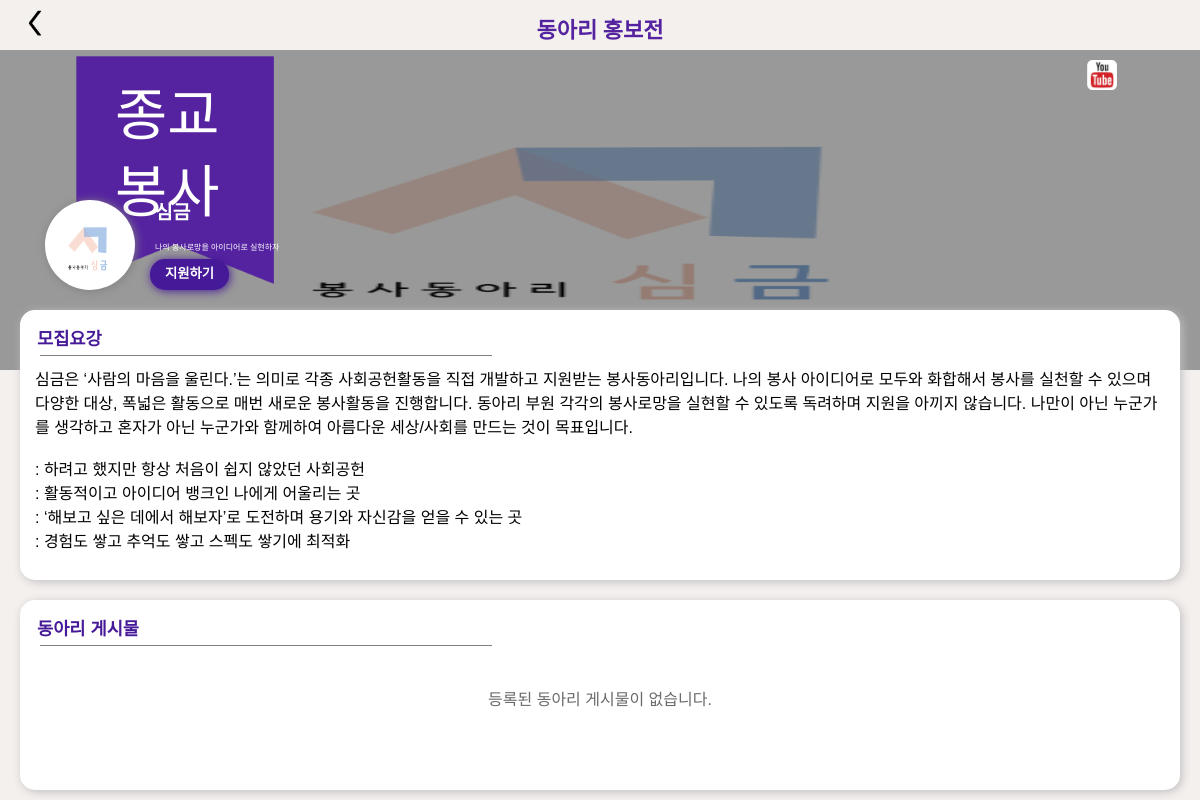
Screenshot of /club/post/22/ with the database file from the repository.
### base/models.py (models this page shows, shortened)
class Clubs(models.Model):
    club_id = models.AutoField(primary_key=True)
    club_name = models.CharField(max_length=200, blank=True, null=True)
    main_club = models.IntegerField(blank=True, null=True)
    club_desc = models.CharField(max_length=200, blank=True, null=True)
    user = models.ForeignKey(AuthUser, models.DO_NOTHING, blank=True, null=True)
    club_type = models.ForeignKey(ClubTypes, models.DO_NOTHING)
    club_img = models.ImageField(upload_to='images/', blank=True, null=True) # 활동사진
    club_logo = models.ImageField(upload_to='images/', blank=True, null=True) #로고
    rank = models.IntegerField(blank=True, null=True)
    sns_link = models.CharField(max_length=500, blank=True, null=True) # 여분
    instagram_link = models.CharField(max_length=500, blank=True, null=True)
    facebook_link = models.CharField(max_length=500, blank=True, null=True)
    youtube_link = models.CharField(max_length=500, blank=True, null=True)
    form_link = models.CharField(max_length=500, blank=True, null=True)
    recruitment_content = models.TextField(blank=True, null=True)

### post/views/postView.py (the view)
# urls.py: 2. Add a URL to urlpatterns:  path('', views.home, name='home')
def home(request, club_id):
    posts = Posts.objects.filter(club_id=club_id)
    club = Clubs.objects.get(club_id=club_id)
    return render(request, 'post/home.html', {'posts':posts, 'club_id':club_id, 'club':club})

### post/templates/post/home.html (shortened to what this page needs)
<!DOCTYPE html>
{% load static %}
<html lang="en">
<head>
    <link rel="stylesheet" href="{% static 'home.css' %}">
    <link rel="stylesheet" type="text/css" href="//cdn.jsdelivr.net/npm/slick-carousel@1.8.1/slick/slick.css" />
    <link rel="stylesheet" href="https://cdn.jsdelivr.net/npm/@fortawesome/fontawesome-free@5.15.4/css/fontawesome.min.css">
</head>
<body>
    <nav_club>
        <a href="javascript:history.back();" class="href"><img src="{% static 'update_close.png' %}" class="update_img"></a>
        <a href="{% url 'home1' %}" style="text-decoration: none;"><h1 class="nav-title" style="font-weight: bold; font-family:'twaysky';">동아리 홍보전</h1></a>
    </nav_club>
    <img src="{{club.club_img.url}}" style="position: absolute; z-index: 0; width:100%; height:40%; top:50px;">
    <div class="background-img">
    </div>
    <main_club>
        <a class="top_bookmark">
            {% if club.club_type_id == 1 %}
            <img src="{% static '문화체육.svg' %}" alt="문화체육로고" class="top_bookmark">
            {% elif club.club_type_id == 2 %}
            <img src="{% static '학술분과.svg' %}" alt="학술분과로고" class="top_bookmark">
            {% elif club.club_type_id == 3 %}
            <img src="{% static '종교봉사.svg' %}" alt="종교봉사로고" class="top_bookmark">
            {% else %}
            <img src="{% static '기타분과.svg' %}" alt="기타로고" class="top_bookmark">
            {% endif %}
        </a>
        {% if club.youtube_link %}
        <a class="top_youtube" target="_blank" href="{{club.youtube_link}}">
            <img src="{% static 'top_youtube.png' %}" alt="yb로고" class="top_youtube">
        </a>
        {% endif %}
        <article_main_club>
            <img src="{{club.club_logo.url}}" class="static">
            <h1 class="main-title" style="font-family: 'Noto Sans CJK KR-Bold', sans-serif;">{{club.club_name}}</h1>
            <p class="intro" style="font-family: 'Noto Sans CJK KR-Regular', sans-serif;">{{club.club_desc}}</p>
            <input type="button" name="submit" class="button_a" value="지원하기"
                style="font-family: 'Noto Sans CJK KR-Medium', sans-serif;">
        </article_main_club>
    </main_club>
    <section_club>
        <article_section_club>
            <p class="club-title" style="font-family: 'Noto Sans CJK KR-Bold', sans-serif;">모집요강
            </p>
                <p style="overflow:auto; height: 80%; font-size: 1em; margin: 0; font-family: 'Noto Sans CJK KR-Regular', sans-serif; white-space: pre-wrap;">{{club.recruitment_content}}</p>
        </article_section_club>
    </section_club>
    <div_club>
        <p class="club-title" style="font-family: 'Noto Sans CJK KR-Bold', sans-serif;">동아리 게시물
        </p>
        {% if posts %}
        <!--<img src="{% static 'post_left.png' %}" id='slick-prev' style="width: 10%; position: absolute; bottom: 30%; z-index: 2; transform: translate(-40%);">
        <img src="{% static 'post_right.png' %}" id='slick-next' style="width: 10%; position: absolute; right:0; bottom: 30%; z-index: 2; transform: translate(40%);">-->
        <div class="gallery" style="overflow:auto; height: 80%; padding: 0px; position: relative; z-index: 0;">
            {% for post in posts %}
            <a href="{% url 'detail' club_id post.post_id %}">
            <div>
                <p style="background-color: #160f07; font-family: 'Noto Sans CJK KR-Regular', sans-serif;
                position: relative; position: absolute; bottom: 10px; z-index: 1; width: 220px; height: 30px; opacity: 0.8;
                color: white; font-size: 1em; margin: 0;">{{post.post_title}}</p>
                <img src="{{ post.post_img.url }}" style="width: 220px; height: 120px; border-radius: 5px;">
            </div>
            </a>
        {% endfor %}
        </div>
        {% else %}
        <h1 style="color: #6a6a6a; font-size:1em; text-align:center; position: relative; top:30px;
         margin: 0; font-family: 'Noto Sans CJK KR-Medium', sans-serif; font-weight:lighter;">등록된 동아리 게시물이 없습니다.</h1>
        {% endif %}
    </div_club>
</body>
</html>

### post/static/home.css (style rules this page uses)
html, body { margin: 0; height: 100%; }
body { background-color: #f4f0ee; display: flex; flex-direction: column; }
.href { width: 30px; height: 30px; position: absolute; top: 8px; left: 20px; }
.update_img { width:30px; height:30px; }
nav_club { top: fixed; height: 50px; background-color: #f4f0ee; }
.background-img { position: absolute; z-index: 3; width: 100%; height: 40%; top: 50px; background-color: rgba(0, 0, 0, 0.4); }
main_club { position: relative; background-color: #00ff0000; height: 30%; margin-top: 0px; margin-bottom: 10px; margin-left: 15px; margin-right: 15px; border-radius: 15px; border: 0px solid #00ff0000; z-index: 10; }
section_club { margin-top: 10px; margin-bottom: 10px; margin-left: 20px; margin-right: 20px; height: 30%; background-color: white; border-radius: 15px; box-shadow: 2px 2px 10px silver; border: 15px solid white; position: relative; z-index: 10; }
div_club { margin-top: 10px; margin-bottom: 10px; margin-left: 20px; margin-right: 20px; background-color: white; border-radius: 15px; box-shadow: 2px 2px 10px silver; border: 15px solid white; position: relative; bottom: 0; height: 20%; }
.nav-title { margin: 0; margin-top: 12px; text-align: center; font-size: 22px; color: #5523a0; }
.club-title { margin-left: 2px; margin-right: 0px; margin-top: 0px; margin-bottom: 0px; color: #451997; font-size: 1.1em; font-weight: bold; }
.static { position: absolute; left: 30px; bottom: 0; float: left; width: 90px; height: 90px; border-radius: 70%; box-shadow: 1px 1px 10px gray; }
.main-title { position: absolute; bottom: 65px; left: 140px; right: 0px; font-size: 1.2em; font-weight: bold; margin: 0; color: white; }
.intro { margin-right: 30px; position: absolute; left: 140px; right: 0; bottom: 30px; text-align: justify; font-size: 0.5em; color: white; }
.button_a { position: absolute; bottom: 0; left: 135px; line-height: 140%; font-size: 10pt; background-color: #451997; border: 0px #00ff0000; box-shadow: 1px 1px 10px #451997; font-weight: bold; color: white; border-radius: 15px; padding-top: 6px; padding-bottom: 6px; padding-left: 15px; padding-right: 15px; }
.top_youtube { border: none; width: 30px; cursor: pointer; position: absolute; top: 5px; right: 34px; }
.top_bookmark { top: 0; margin: 0; border: none; width: 50%; cursor: pointer; position: absolute; left: 3%; }

### rows the page displays
Clubs: club_img (picture), club_logo (picture), club_name "심금", club_desc "나의 봉사로망을 아이디어로 실현하자", recruitment_content "심금은 ‘사람의 마음을 울린다.’는 의미로 각종 사회공헌활동을 직접 개발하고 지원받는 봉사동아리입니다. 나의 봉사 아이디어로 모두와 화합해서 봉사를 실천할 수 있으며 다양한 대상, 폭넓은 활동으로 매번 새로운 봉사활동을 진행합니다. 동아리 부원 각각의 봉사로망을 실현할 수 있도록 독려하며 지원을 아끼지 않습니다. 나만이 아닌 누군가를 생각하고 혼자가 아닌 누군가와 함께하여 아름다운 세상/사회를 만드는 것이 목표입니다. : 하려고 했지만 항상 처음이 쉽지 않았던 사회공헌 : 활동적이고 아이디어 뱅크인 나에게 어울리는 곳 : ‘해보고 싶은 데에서 해보자’로 도전하며 용기와 자신감을 얻을 수 있는 곳 : 경험도 쌓고 추억도 쌓고 스펙도 쌓기에 최적화…"
